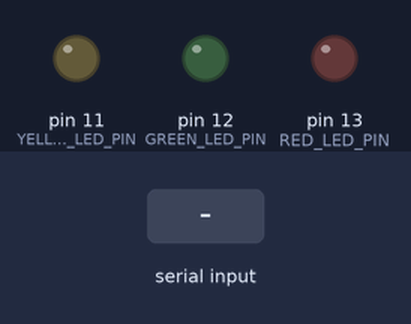
Simulated run of this sketch. Board: Arduino Uno, built with avr-gcc and run on an emulated ATmega328P. Parts: output pins drawn as LEDs (lit = HIGH). The inputs (shaded band) are chosen by the test bench.

Above: at 1.2 s.
1.3 s: "r" received over the second serial link
At 2.5 s:
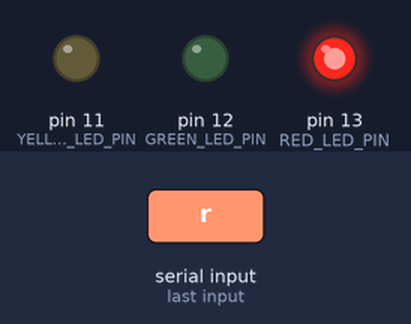
2.8 s: "g" received over the second serial link
At 3.7 s:
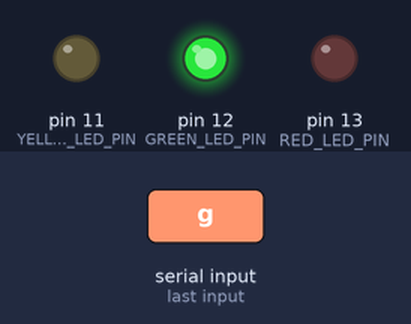
4.3 s: "y" received over the second serial link
At 4.9 s:
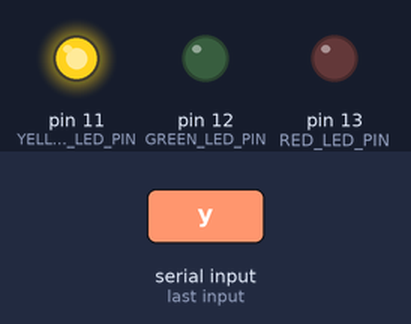
Timing chart, 0 to 7.3 s (numbered marks = the images above; inputs shaded):
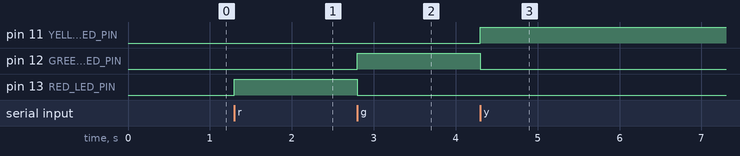

Measured:
- after the input at 1.3 s, pin 13 (RED_LED_PIN): LOW → HIGH at once
- after the input at 2.8 s, pin 12 (GREEN_LED_PIN): LOW → HIGH at once; pin 13 (RED_LED_PIN): HIGH → LOW at once
- after the input at 4.3 s, pin 11 (YELLOW_LED_PIN): LOW → HIGH at once; pin 12 (GREEN_LED_PIN): HIGH → LOW at once

The sketch:

arduino.ino
```cpp
#include <SoftwareSerial.h>

#define BT_RXD 2
#define BT_TXD 3
#define RED_LED_PIN 13
#define GREEN_LED_PIN 12
#define YELLOW_LED_PIN 11

typedef enum {
  RED,
  GREEN,
  YELLOW,
} Color;

SoftwareSerial BT(BT_TXD, BT_RXD);
char command;

void setup() {
  Serial.begin(9600);
  BT.begin(9600);

  pinMode(RED_LED_PIN, OUTPUT);
  pinMode(GREEN_LED_PIN, OUTPUT);
  pinMode(YELLOW_LED_PIN, OUTPUT);
}

void changeColor(Color color) {
  switch (color) {
    case RED:
      digitalWrite(RED_LED_PIN, HIGH);
      digitalWrite(GREEN_LED_PIN, LOW);
      digitalWrite(YELLOW_LED_PIN, LOW);
      break;
    case GREEN:
      digitalWrite(RED_LED_PIN, LOW);
      digitalWrite(GREEN_LED_PIN, HIGH);
      digitalWrite(YELLOW_LED_PIN, LOW);
      break;
     case YELLOW:
      digitalWrite(RED_LED_PIN, LOW);
      digitalWrite(GREEN_LED_PIN, LOW);
      digitalWrite(YELLOW_LED_PIN, HIGH);
  }
}

void loop() {
  if (BT.available()) {
    command = BT.read();
    switch (command) {
      case 'r':
        changeColor(RED);
        break;
      case 'g':
        changeColor(GREEN);
        break;
      case 'y':
        changeColor(YELLOW);
    }
  }
}
```
